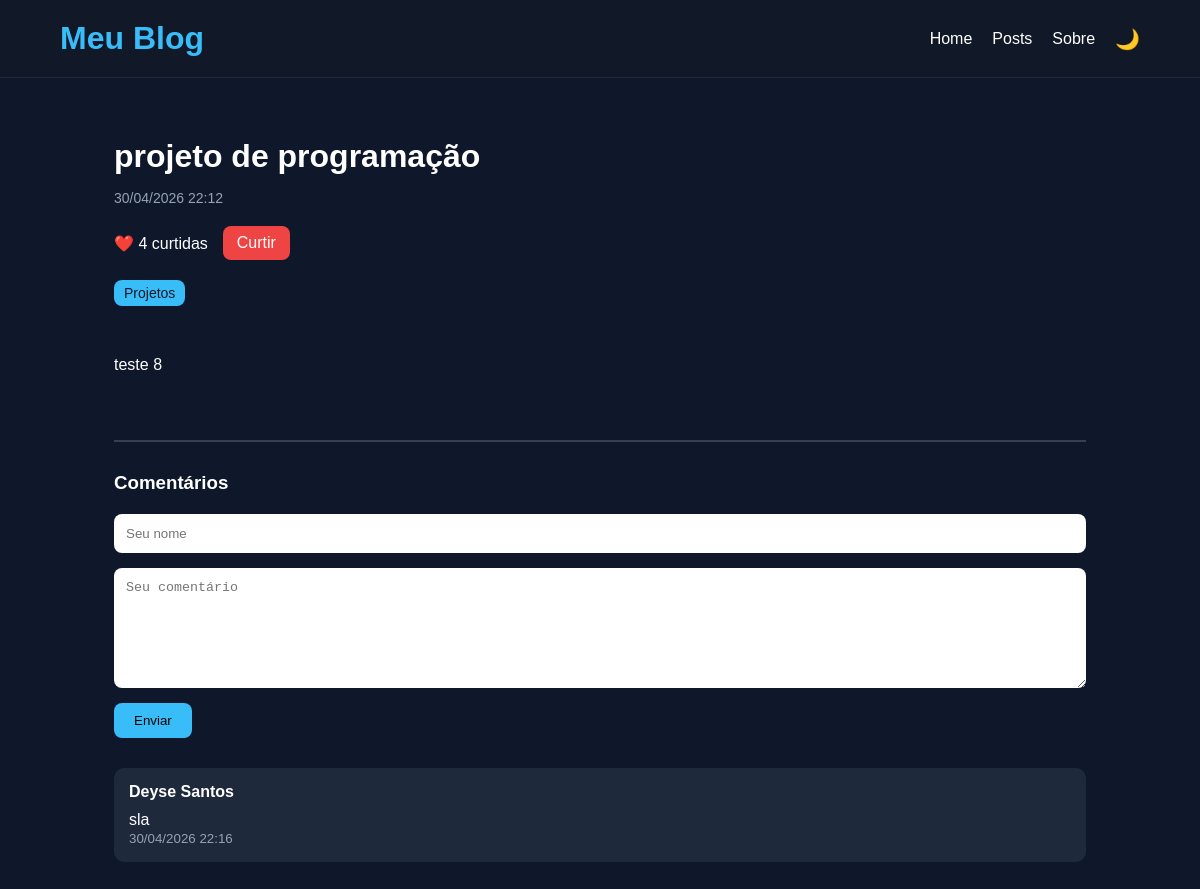
/post/projeto-de-programacao/, run on the app's committed database.
### blog/models.py (models this page shows, shortened)
class Post(models.Model):
    titulo = models.CharField(
        max_length=200
    )
    conteudo = models.TextField()
    data_criacao = models.DateTimeField(
        auto_now_add=True
    )
    slug = models.SlugField(
        unique=True
    )
    categoria = models.ForeignKey(
        Categoria,
        on_delete=models.CASCADE,
        null=True,
        blank=True
    )
    likes = models.PositiveIntegerField(
        default=0
    )

class Categoria(models.Model):
    nome = models.CharField(
        max_length=100
    )

class Comment(models.Model):
    post = models.ForeignKey(
        Post,
        on_delete=models.CASCADE,
        related_name='comments'
    )
    nome = models.CharField(
        max_length=100
    )
    texto = models.TextField()
    data_criacao = models.DateTimeField(
        auto_now_add=True
    )

### blog/views.py (the view, shortened to what this page needs)
def post_detail(request, slug):
    post = get_object_or_404(
        Post,
        slug=slug
    )
    comments = post.comments.order_by(
        '-data_criacao'
    )
    return render(
        request,
        'post_detail.html',
        {
            'post': post,
            'comments': comments
        }
    )

### blog/templates/post_detail.html (shortened to what this page needs)
{% extends 'base.html' %}
{% block content %}
<div class="container">
    <div class="post-detail">
        <h1>
            {{ post.titulo }}
        </h1>
        <p class="post-date">
            {{ post.data_criacao|date:"d/m/Y H:i" }}
        </p>
        <div class="likes">
            <p>
                ❤️ {{ post.likes }} curtidas
            </p>
            <a href="{% url 'like_post' post.slug %}">
                Curtir
            </a>
        </div>
        <a
            class="post-category"
            href="/posts/?categoria={{ post.categoria.nome }}"
        >
            {{ post.categoria.nome }}
        </a>
        <div class="post-content">
            {{ post.conteudo }}
        </div>
    </div>
    <div class="comments-section">
        <h3>
            Comentários
        </h3>
        <form method="POST">
            <input
                type="text"
                name="nome"
                placeholder="Seu nome"
                required
            >
            <textarea
                name="texto"
                placeholder="Seu comentário"
                required
            ></textarea>
            <button type="submit">
                Enviar
            </button>
        </form>
        <div class="comments">
            {% for comment in comments %}
                <div class="comment">
                    <strong>
                        {{ comment.nome }}
                    </strong>
                    <p>
                        {{ comment.texto }}
                    </p>
                    <small>
                        {{ comment.data_criacao|date:"d/m/Y H:i" }}
                    </small>
                </div>
            {% empty %}
                <p>
                    Nenhum comentário ainda.
                </p>
            {% endfor %}
        </div>
    </div>
</div>
{% endblock %}

### blog/static/css/style.css (style rules this page uses)
* { margin: 0; padding: 0; box-sizing: border-box; }
body { background-color: #0f172a; color: white; font-family: Arial, Helvetica, sans-serif; transition: 0.3s; }
.container { width: 90%; max-width: 1200px; margin: auto; }
.post-date { font-size: 14px; color: #94a3b8; margin-bottom: 10px; }
.post-category { display: inline-block; background-color: #38bdf8; color: #0f172a; padding: 5px 10px; border-radius: 8px; text-decoration: none; font-size: 14px; margin-bottom: 15px; }
.post-detail h1 { margin-bottom: 15px; }
.post-content { margin-top: 30px; line-height: 1.8; margin-bottom: 50px; }
.comments-section { margin-top: 60px; padding-top: 30px; border-top: 2px solid #334155; }
.comments-section h3 { margin-bottom: 20px; }
.comments-section form { display: flex; flex-direction: column; gap: 15px; margin-bottom: 30px; }
.comments-section input, .comments-section textarea { padding: 12px; border-radius: 8px; border: none; }
.comments-section textarea { min-height: 120px; resize: vertical; }
.comments-section button { width: fit-content; padding: 10px 20px; border: none; border-radius: 8px; background-color: #38bdf8; cursor: pointer; }
.comment { background-color: #1e293b; padding: 15px; border-radius: 10px; margin-bottom: 15px; }
.comment strong { display: block; margin-bottom: 10px; }
.comment small { color: #94a3b8; }
.likes { margin: 20px 0; display: flex; gap: 15px; align-items: center; }
.likes a { background-color: #ef4444; color: white; padding: 8px 14px; border-radius: 8px; text-decoration: none; }

### data on the page
Post: titulo "projeto de programação", data_criacao "30/04/2026 22:12", likes "4", categoria.nome "Projetos", conteudo "teste 8"
Comment: nome "Deyse Santos", texto "sla", data_criacao "30/04/2026 22:16"
